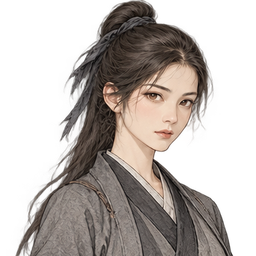
#> input picture assets/a_opening_censhuang.webp, 256 x 256 px
$ python -i fix_actor_cutouts.py   (imports and definitions only)
#> lines starting #> are read from the running program, lines starting #| are printed output that depends on the picture; after the words box and inside, x2 and y2 are one past the last pixel; in counts of white or black regions, pixels touching at a corner belong together
# -*- coding: utf-8 -*-
"""Q 版剧情立绘抠图的两处统一修补（2026-10-11 用户：男主眼睛里透出别的颜色；有些图还有白边）。
以工作区根目录运行，直接改 assets/production/cultivation/household-v1 下的图，并同步正式清单里的校验值。可重复执行。
  1. 眼白、牙齿、高光是被线条围住的白色，抠白底时被当成镂空抠掉了，背景会从里面透出来。
     只补“脸的范围内”被围住的透明小块（补成白色不透明）；头发缝、发带之间的空隙在脸外面，不动。
  2. 白边：贴着透明区的近白色像素是没抠干净的白底，往里最多剥 3 圈。人物有深色描边，正常边缘不是白的。
  3. 头发缝里残留的小白块（脸以外、下巴以上、很小的纯白块）抠掉。"""
from pathlib import Path
import json, hashlib, re, sys
import numpy as np
from PIL import Image
from scipy import ndimage
sys.path.insert(0, str(Path(__file__).resolve().parent))
from build_actor_layout import face_box, FACE_OVERRIDE, DIR


def base_key(stem):
    for k in sorted((p.stem for p in DIR.glob('*.png')), key=len, reverse=True):
        if (stem == k or stem.startswith(k + '_')) and (DIR / f'{k}_normal.png').exists(): return k
    return stem


def fix(path):
#> called with path = '../../assets/a_opening_censhuang.webp'
    im = Image.open(path).convert('RGBA'); a = np.asarray(im).copy(); H, W = a.shape[:2]
#> in fix, im is the input picture: PIL image 256x256 RGBA; mean R, G, B, A 66.6, 56, 51.1, 123.3
#> after `H, W = a.shape[:2]`: H = 256; W = 256
    # 2. 白边
    peeled = 0
    for _ in range(3):
        opaque = a[..., 3] > 0
        edge = opaque & ~ndimage.binary_erosion(opaque, iterations=1)
        white = edge & (a[..., :3].min(-1) > 222) & ((a[..., :3].max(-1).astype(int) - a[..., :3].min(-1)) < 22)
        if not white.any(): break
        a[white, 3] = 0; peeled += int(white.sum())
#> this loop made 3 passes
#> peeled on passes 1 to 2: 23, 24
#> pass 1, in fix, `opaque = a[..., 3] > 0`:
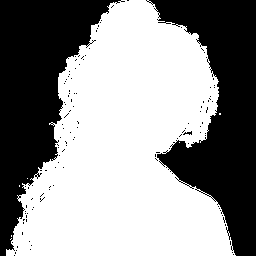
#> opaque: shape (256, 256) bool; 57.3% white; 124 black regions (122 under 20 px), largest, box (x1, y1, x2, y2) and area: (146, 0, 256, 256) 14078, (0, 0, 125, 256) 13668
#> pass 1, in fix, `edge = opaque & ~ndimage.binary_erosion(opaque, iterations=1)`:
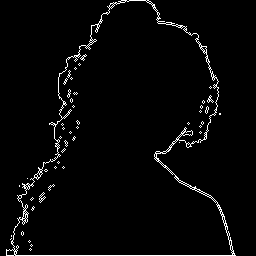
#> edge: shape (256, 256) bool; 2.9% white in thin lines or dots, all inside (x1, y1, x2, y2) = (6, 0, 236, 256)
#> pass 1, in fix, `white = edge & (a[..., :3].min(-1) > 222) & ((a[..., :3].max(-1).astyp..`:
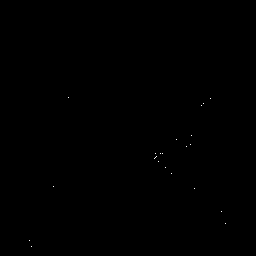
#> white: shape (256, 256) bool; 0.04% white in thin lines or dots, all inside (x1, y1, x2, y2) = (29, 97, 226, 247)
#> after the loop: a: shape (256, 256, 4); 0.04% of pixels changed, all inside (x1, y1, x2, y2) = (29, 97, 226, 247)
#> after the loop: opaque: shape (256, 256) bool; 57.3% white; 118 black regions (115 under 20 px), largest, box (x1, y1, x2, y2) and area: (146, 0, 256, 256) 14107, (0, 0, 125, 256) 13668, (183, 131, 192, 137) 21
#> after the loop, peeled = 24
    # 1. 脸里的洞
#> (the run stopped early here; a loop or call above may not have finished)

$ run again, on assets/a_opening_zhouyan.webp
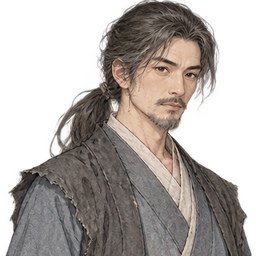
#> input picture assets/a_opening_zhouyan.webp, 256 x 256 px
#> in fix, im is the input picture: PIL image 256x256 RGBA; mean R, G, B, A 72.1, 65.4, 60.6, 145.3
#> the loop in fix, `for _ in range(3):` made 2 passes
#> peeled on pass 1: 13
#> pass 1, in fix, `opaque = a[..., 3] > 0`:
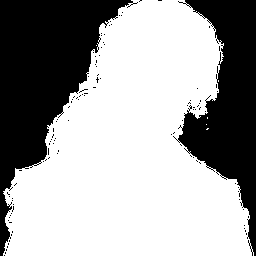
#> opaque: shape (256, 256) bool; 63.6% white; 110 black regions (108 under 20 px), largest, box (x1, y1, x2, y2) and area: (0, 0, 138, 256) 13825, (173, 0, 256, 256) 9838
#> pass 1, in fix, `edge = opaque & ~ndimage.binary_erosion(opaque, iterations=1)`:
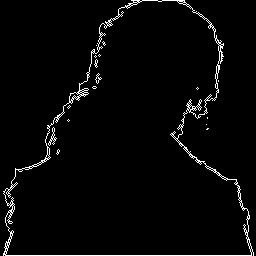
#> edge: shape (256, 256) bool; 2.8% white in thin lines or dots
#> after the loop in fix, `for _ in range(3):`: peeled = 13
